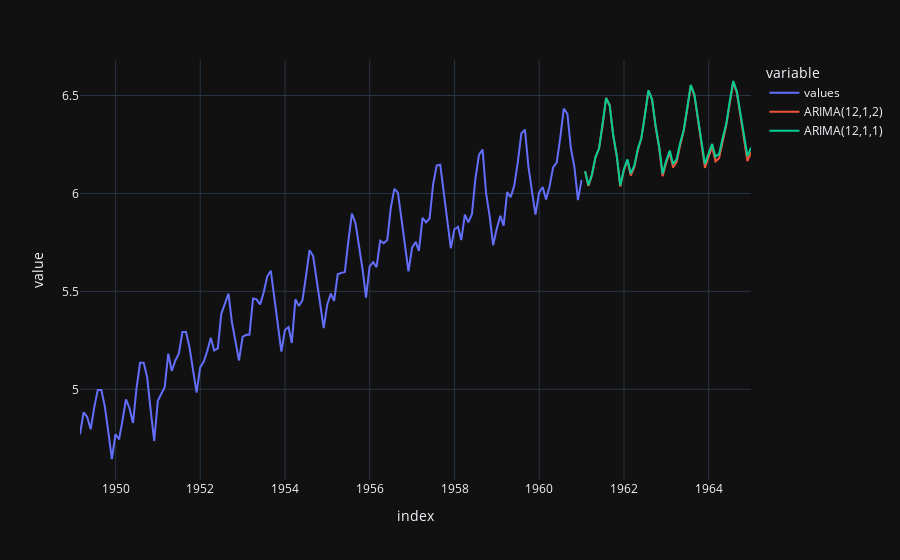

Notebook code cell kept with this figure:
### Code cell
df_forecast = utils.get_model_forecast(df_forecast, "values", order=(12, 1, 1))
df_forecast.plot(color='variable')

### Figure 1 — Plotly figure (JSON) as saved in the notebook; plotly's stock layout.template omitted (floating-point values rounded to 4 significant figures; data arrays with more than 128 entries replaced by an {"elided": "..."} marker saying what was removed)
{"data": [{"hovertemplate": "variable=values<br>index=%{x}<br>value=%{y}<extra></extra>", "legendgroup": "values", "line": {"color": "#636efa", "dash": "solid"}, "marker": {"symbol": "circle"}, "mode": "lines", "name": "values", "orientation": "v", "showlegend": true, "type": "scatter", "x": {"elided": "191 str values"}, "xaxis": "x", "y": {"elided": "191 float values"}, "yaxis": "y"}, {"hovertemplate": "variable=ARIMA(12,1,2)<br>index=%{x}<br>value=%{y}<extra></extra>", "legendgroup": "ARIMA(12,1,2)", "line": {"color": "#EF553B", "dash": "solid"}, "marker": {"symbol": "circle"}, "mode": "lines", "name": "ARIMA(12,1,2)", "orientation": "v", "showlegend": true, "type": "scatter", "x": {"elided": "191 str values"}, "xaxis": "x", "y": {"elided": "191 float values"}, "yaxis": "y"}, {"hovertemplate": "variable=ARIMA(12,1,1)<br>index=%{x}<br>value=%{y}<extra></extra>", "legendgroup": "ARIMA(12,1,1)", "line": {"color": "#00cc96", "dash": "solid"}, "marker": {"symbol": "circle"}, "mode": "lines", "name": "ARIMA(12,1,1)", "orientation": "v", "showlegend": true, "type": "scatter", "x": {"elided": "191 str values"}, "xaxis": "x", "y": {"elided": "191 float values"}, "yaxis": "y"}], "layout": {"legend": {"title": {"text": "variable"}, "tracegroupgap": 0}, "margin": {"t": 60}, "xaxis": {"anchor": "y", "domain": [0, 1], "title": {"text": "index"}}, "yaxis": {"anchor": "x", "domain": [0, 1], "title": {"text": "value"}}}}
